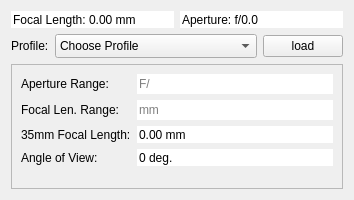
<?xml version="1.0" encoding="UTF-8"?>
<ui version="4.0">
 <class>LensProfile</class>
 <widget class="QWidget" name="LensProfile">
  <property name="geometry">
   <rect>
    <x>0</x>
    <y>0</y>
    <width>354</width>
    <height>200</height>
   </rect>
  </property>
  <property name="windowTitle">
   <string>Form</string>
  </property>
  <layout class="QVBoxLayout" name="verticalLayout">
   <item>
    <layout class="QGridLayout" name="gridLayout">
     <item row="0" column="1">
      <widget class="QDoubleSpinBox" name="aperture">
       <property name="toolTip">
        <string>&lt;html&gt;&lt;head/&gt;&lt;body&gt;&lt;p&gt;&lt;span style=&quot; font-weight:600;&quot;&gt;Aperture size &lt;/span&gt;(f/-stop)&lt;/p&gt;&lt;/body&gt;&lt;/html&gt;</string>
       </property>
       <property name="inputMethodHints">
        <set>Qt::ImhNone</set>
       </property>
       <property name="frame">
        <bool>false</bool>
       </property>
       <property name="readOnly">
        <bool>false</bool>
       </property>
       <property name="buttonSymbols">
        <enum>QAbstractSpinBox::NoButtons</enum>
       </property>
       <property name="prefix">
        <string>Aperture: f/</string>
       </property>
       <property name="decimals">
        <number>1</number>
       </property>
       <property name="singleStep">
        <double>0.100000000000000</double>
       </property>
       <property name="stepType">
        <enum>QAbstractSpinBox::AdaptiveDecimalStepType</enum>
       </property>
      </widget>
     </item>
     <item row="0" column="0">
      <widget class="QDoubleSpinBox" name="focalLen">
       <property name="toolTip">
        <string>&lt;html&gt;&lt;head/&gt;&lt;body&gt;&lt;p&gt;&lt;span style=&quot; font-weight:600;&quot;&gt;Focal length&lt;/span&gt; (mm)&lt;/p&gt;&lt;/body&gt;&lt;/html&gt;</string>
       </property>
       <property name="inputMethodHints">
        <set>Qt::ImhNone</set>
       </property>
       <property name="frame">
        <bool>false</bool>
       </property>
       <property name="readOnly">
        <bool>false</bool>
       </property>
       <property name="buttonSymbols">
        <enum>QAbstractSpinBox::NoButtons</enum>
       </property>
       <property name="prefix">
        <string>Focal Length: </string>
       </property>
       <property name="suffix">
        <string> mm</string>
       </property>
       <property name="decimals">
        <number>2</number>
       </property>
       <property name="maximum">
        <double>9999.000000000000000</double>
       </property>
      </widget>
     </item>
    </layout>
   </item>
   <item>
    <layout class="QHBoxLayout" name="horizontalLayout_2">
     <item>
      <widget class="QLabel" name="label">
       <property name="sizePolicy">
        <sizepolicy hsizetype="Minimum" vsizetype="Preferred">
         <horstretch>0</horstretch>
         <verstretch>0</verstretch>
        </sizepolicy>
       </property>
       <property name="text">
        <string>Profile:</string>
       </property>
      </widget>
     </item>
     <item>
      <widget class="QComboBox" name="chooseProfile">
       <property name="sizePolicy">
        <sizepolicy hsizetype="Expanding" vsizetype="Fixed">
         <horstretch>0</horstretch>
         <verstretch>0</verstretch>
        </sizepolicy>
       </property>
       <property name="sizeAdjustPolicy">
        <enum>QComboBox::AdjustToMinimumContentsLengthWithIcon</enum>
       </property>
       <item>
        <property name="text">
         <string>Choose Profile</string>
        </property>
       </item>
      </widget>
     </item>
     <item>
      <widget class="QPushButton" name="loadProfile">
       <property name="sizePolicy">
        <sizepolicy hsizetype="Minimum" vsizetype="Fixed">
         <horstretch>0</horstretch>
         <verstretch>0</verstretch>
        </sizepolicy>
       </property>
       <property name="text">
        <string>load</string>
       </property>
      </widget>
     </item>
    </layout>
   </item>
   <item>
    <widget class="QFrame" name="frame">
     <property name="frameShape">
      <enum>QFrame::StyledPanel</enum>
     </property>
     <property name="frameShadow">
      <enum>QFrame::Plain</enum>
     </property>
     <layout class="QFormLayout" name="formLayout">
      <item row="2" column="0">
       <widget class="QLabel" name="fflenLabel">
        <property name="text">
         <string>35mm Focal Length:</string>
        </property>
       </widget>
      </item>
      <item row="3" column="0">
       <widget class="QLabel" name="aovLabel">
        <property name="text">
         <string>Angle of View:</string>
        </property>
       </widget>
      </item>
      <item row="3" column="1">
       <widget class="QDoubleSpinBox" name="angleOfView">
        <property name="toolTip">
         <string>&lt;html&gt;&lt;head/&gt;&lt;body&gt;&lt;p&gt;Lens' angle of view (degrees)&lt;/p&gt;&lt;/body&gt;&lt;/html&gt;</string>
        </property>
        <property name="inputMethodHints">
         <set>Qt::ImhNone</set>
        </property>
        <property name="frame">
         <bool>false</bool>
        </property>
        <property name="readOnly">
         <bool>false</bool>
        </property>
        <property name="buttonSymbols">
         <enum>QAbstractSpinBox::NoButtons</enum>
        </property>
        <property name="suffix">
         <string> deg.</string>
        </property>
        <property name="decimals">
         <number>0</number>
        </property>
       </widget>
      </item>
      <item row="0" column="0">
       <widget class="QLabel" name="label_4">
        <property name="text">
         <string>Aperture Range:</string>
        </property>
       </widget>
      </item>
      <item row="0" column="1">
       <widget class="QLineEdit" name="apertureMinMax">
        <property name="toolTip">
         <string>&lt;html&gt;&lt;head/&gt;&lt;body&gt;&lt;p&gt;Lens' aperture range&lt;/p&gt;&lt;/body&gt;&lt;/html&gt;</string>
        </property>
        <property name="frame">
         <bool>false</bool>
        </property>
        <property name="readOnly">
         <bool>true</bool>
        </property>
        <property name="placeholderText">
         <string>F/</string>
        </property>
       </widget>
      </item>
      <item row="1" column="0">
       <widget class="QLabel" name="label_5">
        <property name="text">
         <string>Focal Len. Range:</string>
        </property>
       </widget>
      </item>
      <item row="1" column="1">
       <widget class="QLineEdit" name="focalLenMinMax">
        <property name="toolTip">
         <string>&lt;html&gt;&lt;head/&gt;&lt;body&gt;&lt;p&gt;Lens' focal range&lt;/p&gt;&lt;/body&gt;&lt;/html&gt;</string>
        </property>
        <property name="frame">
         <bool>false</bool>
        </property>
        <property name="readOnly">
         <bool>true</bool>
        </property>
        <property name="placeholderText">
         <string>mm</string>
        </property>
       </widget>
      </item>
      <item row="2" column="1">
       <widget class="QDoubleSpinBox" name="focalLen_ff">
        <property name="toolTip">
         <string>&lt;html&gt;&lt;head/&gt;&lt;body&gt;&lt;p&gt;35mm focal length equiv. (millimetres)&lt;/p&gt;&lt;/body&gt;&lt;/html&gt;</string>
        </property>
        <property name="inputMethodHints">
         <set>Qt::ImhNone</set>
        </property>
        <property name="frame">
         <bool>false</bool>
        </property>
        <property name="readOnly">
         <bool>false</bool>
        </property>
        <property name="buttonSymbols">
         <enum>QAbstractSpinBox::NoButtons</enum>
        </property>
        <property name="suffix">
         <string> mm</string>
        </property>
       </widget>
      </item>
     </layout>
    </widget>
   </item>
  </layout>
 </widget>
 <tabstops>
  <tabstop>focalLen</tabstop>
  <tabstop>aperture</tabstop>
  <tabstop>chooseProfile</tabstop>
  <tabstop>loadProfile</tabstop>
  <tabstop>apertureMinMax</tabstop>
  <tabstop>focalLenMinMax</tabstop>
  <tabstop>focalLen_ff</tabstop>
  <tabstop>angleOfView</tabstop>
 </tabstops>
 <resources/>
 <connections/>
</ui>
